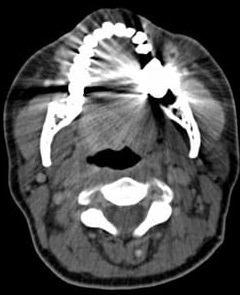
#> input picture images/1.jpg, 240 x 295 px
$ python component_lab.py
#> lines starting #> are read from the running program, lines starting #| are printed output that depends on the picture; after the words box and inside, x2 and y2 are one past the last pixel; in counts of white or black regions, pixels touching at a corner belong together
import cv2 as cv;
import numpy as np;
import matplotlib.pyplot as plt;
import collections

## Calcular quantidade e porcentagem de cada componente encontrado
def qtd_porc(img):
    aux = np.asarray(img).reshape(-1)

    # Find pixel values and quantity of an image
    counter=collections.Counter(aux)
    counterKeys = list(counter.keys());
    counterValues = list(counter.values());

    n = len(list(counter.keys()));

    aux2 = [];

    # print(f'counter = {counter}')
    # print(f'keys = {counterKeys}')
    # print(f'values = {counterValues}')

    porcentagem = [round((x*100)/sum(counterValues),2) for x in counterValues];

    # print(f'porcentagem = {porcentagem}')

    for i in range(n):
        aux2.append({'label': counterKeys[i],
                     'qtd': counterValues[i],
                     'porc': porcentagem[i]});

    return aux2, counterKeys, counterValues, porcentagem;

def index_max_porc(labels):
    # Print qtd and porcentagem
    inteiro, keys, values, porc = qtd_porc(labels);
    porc[0] = 0;
    n = porc.index(max(porc));

    return n;

# Read Image
img = cv.imread('../images/1.jpg', 0);
#> img is the input picture: shape (295, 240); min 0, max 255, mean 79.8

# Scaling and transforming for uint8
img2 = cv.normalize(img, None, -1, 1, cv.NORM_MINMAX, cv.CV_8U);
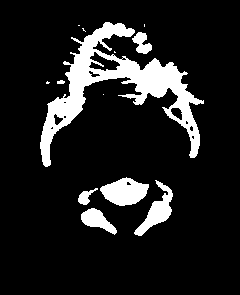
#> img2: shape (295, 240); values 0 (black) and 1 (white), 12.4% white; 13 white regions (6 under 20 px), largest, box (x1, y1, x2, y2) and area: (40, 22, 204, 167) 6170, (100, 177, 149, 206) 932, (134, 180, 173, 236) 757

# Labeling
num_labels, labels = cv.connectedComponents(img2);
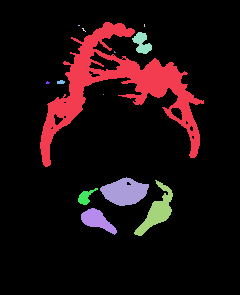
#> labels: shape (295, 240) int32; 14 distinct labels, from 0 to 13; one colour per label, 0 black
#> num_labels = 14

# Print qtd and porcentagem
n = index_max_porc(labels);
#> in qtd_porc, `counter=collections.Counter(aux)`: counter = 14 items
#> in qtd_porc, `counterKeys = list(counter.keys());`: counterKeys = [0, 1, 3, 2, 4, 5, 6, 8, 7, 9, 10, 11, 12, 13]
#> in qtd_porc, `counterValues = list(counter.values());`: counterValues = [62012, 6170, 3, 2, 6, 254, 3, 26, 8, 1, 932, 757, 151, 475]
#> in qtd_porc, `n = len(list(counter.keys()));`: n = 14
#> in qtd_porc, `porcentagem = [round((x*100)/sum(counterValues),2) for x in counterVal..`: porcentagem = [87.59, 8.71, 0, 0, 0.01, 0.36, 0, 0.04, 0.01, 0, 1.32, 1.07, 0.21, 0.67]
#> after the loop in qtd_porc, `for i in range(n):`: aux2 = 14 items
#> in index_max_porc, `inteiro, keys, values, porc = qtd_porc(labels);`: keys = [0, 1, 3, 2, 4, 5, 6, 8, 7, 9, 10, 11, 12, 13]; values has the same summary as counterValues in qtd_porc; porc has the same summary as porcentagem in qtd_porc
#> in index_max_porc, `n = porc.index(max(porc));`: n = 1
#> n = 1

# Replace values in images
labels = np.where(labels>n, 0, labels);
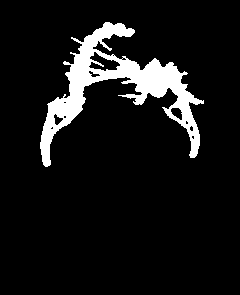
#> labels: shape (295, 240) int32; values 0 (black) and 1 (white), 8.7% white; 1 white region, box (x1, y1, x2, y2) and area: (40, 22, 204, 167) 6170

# Scaling and transforming for uint8
img3 = cv.normalize(labels, None, -1, 1, cv.NORM_MINMAX, cv.CV_8U);

# kernel = np.ones((50,50),np.uint8)
kernel = cv.getStructuringElement(cv.MORPH_RECT,(9,9))
erosion = cv.erode(img3,kernel,iterations = 1)
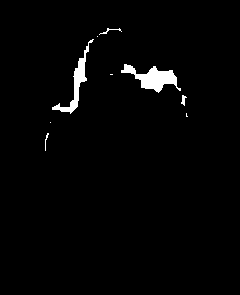
#> erosion: shape (295, 240); values 0 (black) and 1 (white), 2% white; 9 white regions (4 under 20 px), largest, box (x1, y1, x2, y2) and area: (121, 64, 181, 93) 737, (52, 39, 94, 114) 545, (99, 28, 122, 35) 36, (181, 95, 187, 106) 34, (45, 133, 49, 151) 24

# Labeling
num_labels, labels = cv.connectedComponents(erosion);
#> labels: shape (295, 240) int32; 10 distinct labels, from 0 to 9
#> num_labels = 10

n = index_max_porc(labels);
#> n = 4

# Replace values in images
labels = np.where(labels!=n, 0, labels);
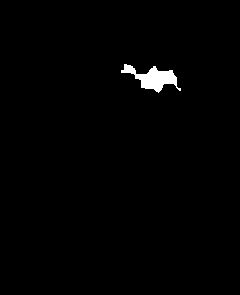
#> labels: shape (295, 240) int32; values 0 (black) and 4 (white), 1% white; 1 white region, box (x1, y1, x2, y2) and area: (121, 64, 181, 93) 737

# Scaling and transforming for uint8
img4 = cv.normalize(labels, None, -1, 255, cv.NORM_MINMAX, cv.CV_8U);

# img4 = cv.dilate(img4,kernel,iterations = 1)

plt.figure()
plt.axis("off")
plt.imshow(img4, cmap=plt.cm.gray)
plt.show()

cv.imwrite('../outputs/label4.png', img4);

# [20 lines of commented-out code are left out]
